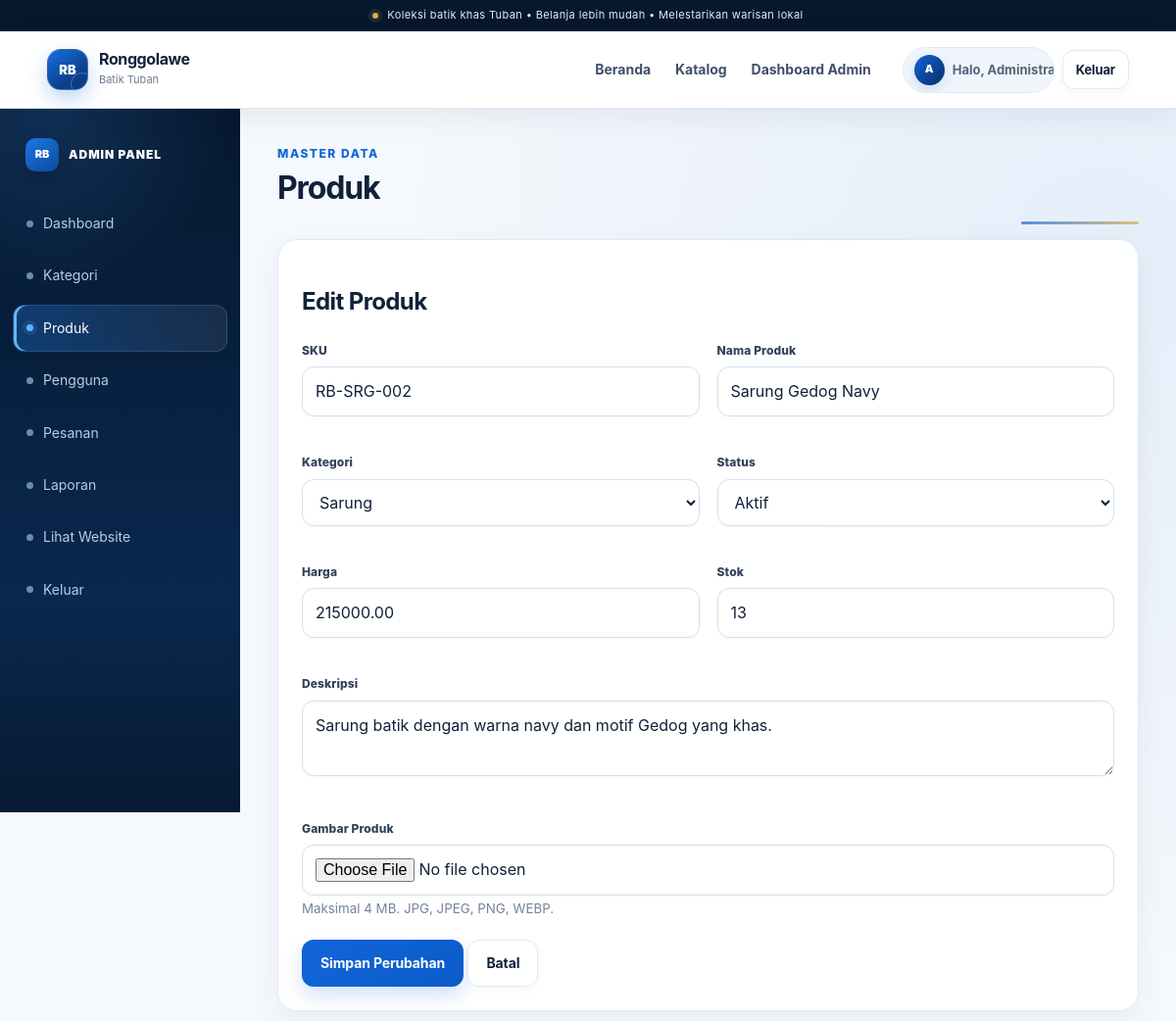
Before: /admin/produk.php?edit=22 (signed in, upper part) with the older database file.
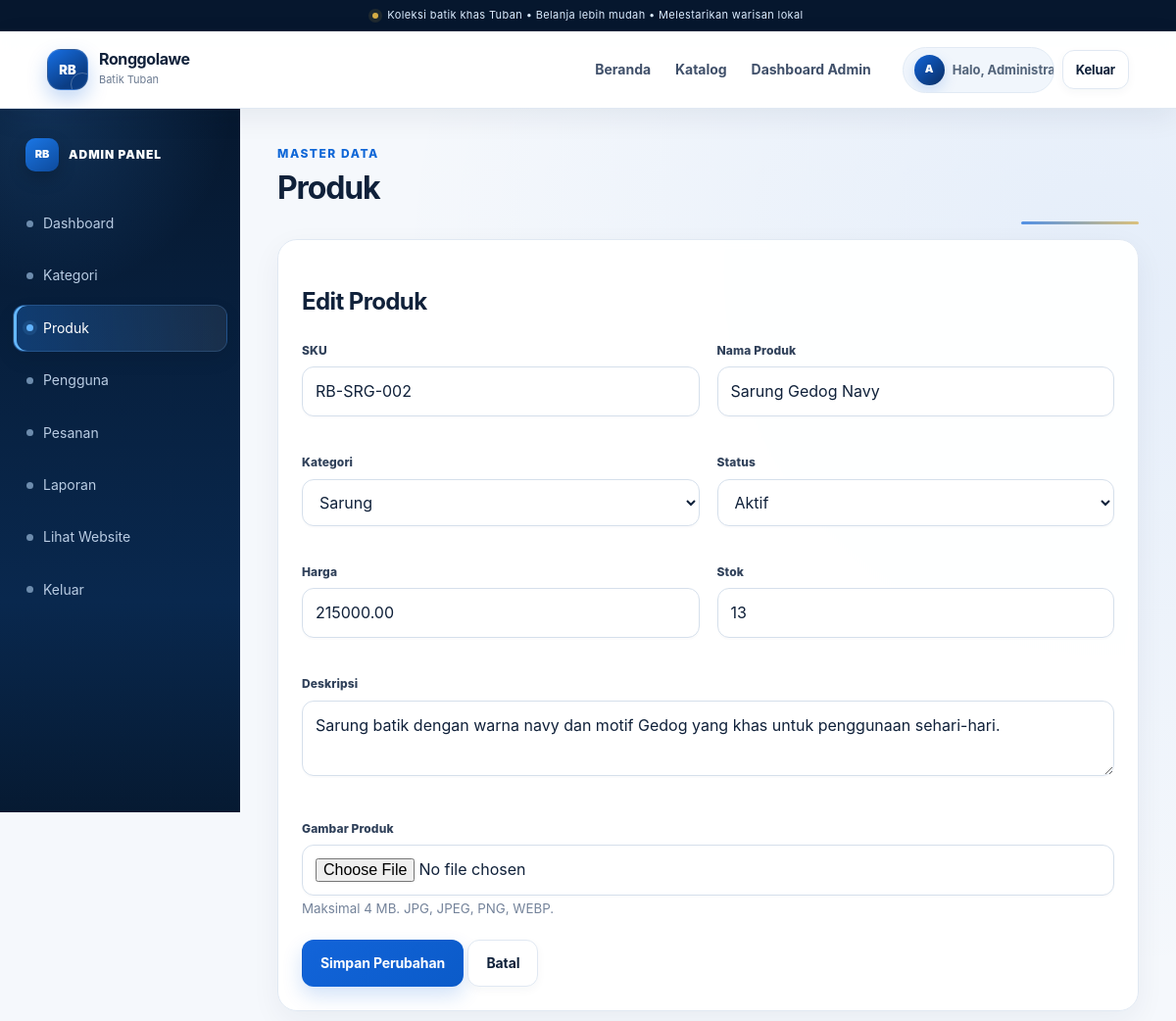
After: the same page with the newer database file.
### tables this page shows
CREATE TABLE IF NOT EXISTS products (
    id INT UNSIGNED AUTO_INCREMENT PRIMARY KEY,
    category_id INT UNSIGNED NOT NULL,
    sku VARCHAR(50) NOT NULL UNIQUE,
    nama_produk VARCHAR(150) NOT NULL,
    slug VARCHAR(180) NOT NULL UNIQUE,
    deskripsi TEXT,
    harga DECIMAL(12,2) NOT NULL DEFAULT 0.00,
    stok INT UNSIGNED NOT NULL DEFAULT 0,
    gambar VARCHAR(255),
    status ENUM('aktif','nonaktif') NOT NULL DEFAULT 'aktif',
    created_at TIMESTAMP NOT NULL DEFAULT CURRENT_TIMESTAMP,
    updated_at TIMESTAMP NOT NULL DEFAULT CURRENT_TIMESTAMP ON UPDATE CURRENT_TIMESTAMP,
    INDEX idx_products_category (category_id), INDEX idx_products_status (status), INDEX idx_products_nama (nama_produk),
    CONSTRAINT fk_products_category FOREIGN KEY (category_id) REFERENCES categories(id) ON UPDATE CASCADE ON DELETE RESTRICT
);

CREATE TABLE IF NOT EXISTS categories (
    id INT UNSIGNED AUTO_INCREMENT PRIMARY KEY,
    nama_kategori VARCHAR(100) NOT NULL UNIQUE,
    deskripsi VARCHAR(255),
    status ENUM('aktif','nonaktif') NOT NULL DEFAULT 'aktif',
    created_at TIMESTAMP NOT NULL DEFAULT CURRENT_TIMESTAMP,
    updated_at TIMESTAMP NOT NULL DEFAULT CURRENT_TIMESTAMP ON UPDATE CURRENT_TIMESTAMP,
    INDEX idx_categories_status (status)
);

### includes/functions.php (called while the page is built, shortened)
<?php
function e($value)
{
    return htmlspecialchars((string)$value, ENT_QUOTES, 'UTF-8');
}
?>

### admin/produk.php (the view, shortened to what this page needs)
<?php
require_once "../config/database.php";
require_once "../includes/functions.php";
$edit = null;
if (isset($_GET['edit'])) {
    $id = (int)$_GET['edit'];
    $stmt = mysqli_prepare($conn, "SELECT * FROM products WHERE id=? LIMIT 1");
    mysqli_stmt_bind_param($stmt, "i", $id);
    mysqli_stmt_execute($stmt);
    $edit = mysqli_fetch_assoc(mysqli_stmt_get_result($stmt));
}
$categories = mysqli_query($conn, "SELECT id,nama_kategori FROM categories WHERE status='aktif' ORDER BY nama_kategori");
include "../includes/header.php";
?>
<div class="admin-layout">
    <aside class="sidebar">
        <div class="sidebar-title">ADMIN PANEL</div>
        <a href="index.php">Dashboard</a>
        <a href="kategori.php">Kategori</a>
        <a class="active" href="produk.php">Produk</a>
        <a href="pengguna.php">Pengguna</a>
        <a href="pesanan.php">Pesanan</a>
        <a href="laporan.php">Laporan</a>
        <a href="../index.php">Lihat Website</a>
        <a href="../logout.php">Keluar</a>
    </aside>
    <section class="admin-main">
        <div class="admin-head"><div><div class="kicker">MASTER DATA</div><h1>Produk</h1></div></div>
        <div class="admin-card">
            <h2><?= $edit ? 'Edit Produk' : 'Tambah Produk'; ?></h2>
            <form method="POST" enctype="multipart/form-data">
                <div class="form-grid">
                    <div class="form-group">
                        <label>SKU</label>
                        <input type="text" name="sku" value="<?= e($edit['sku'] ?? ''); ?>" placeholder="RB-GDG-001" required>
                    </div>
                    <div class="form-group">
                        <label>Nama Produk</label>
                        <input type="text" name="nama_produk" value="<?= e($edit['nama_produk'] ?? ''); ?>" required>
                    </div>
                    <div class="form-group">
                        <label>Kategori</label>
                        <select name="category_id" required>
                            <?php while ($cat = mysqli_fetch_assoc($categories)): ?>
                                <option value="<?= (int)$cat['id']; ?>" <?= isset($edit['category_id']) && (int)$edit['category_id']===(int)$cat['id']?'selected':''; ?>>
                                    <?= e($cat['nama_kategori']); ?>
                                </option>
                            <?php endwhile; ?>
                        </select>
                    </div>
                    <div class="form-group">
                        <label>Status</label>
                        <select name="status" <?= !$edit?'disabled':''; ?>>
                            <option value="aktif" <?= ($edit['status'] ?? '')==='aktif'?'selected':''; ?>>Aktif</option>
                        </select>
                    </div>
                    <div class="form-group">
                        <label>Harga</label>
                        <input type="number" name="harga" min="0" step="0.01" value="<?= e($edit['harga'] ?? '0'); ?>" required>
                    </div>
                    <div class="form-group">
                        <label>Stok</label>
                        <input type="number" name="stok" min="0" value="<?= e($edit['stok'] ?? '0'); ?>" required>
                    </div>
                    <div class="form-group full">
                        <label>Deskripsi</label>
                        <textarea name="deskripsi"><?= e($edit['deskripsi'] ?? ''); ?></textarea>
                    </div>
                    <div class="form-group full">
                        <label>Gambar Produk</label>
                        <input type="file" name="gambar" accept=".jpg,.jpeg,.png,.webp">
                        <small class="text-muted">Maksimal 4 MB. JPG, JPEG, PNG, WEBP.</small>
                    </div>
                </div>
                <button class="btn btn-primary" type="submit" name="<?= $edit?'edit':'tambah'; ?>">
                    <?= $edit?'Simpan Perubahan':'Tambah Produk'; ?>
                </button>
                <?php if ($edit): ?><a class="btn btn-outline" href="produk.php">Batal</a><?php endif; ?>
            </form>
        </div>
    </section>
</div>
<?php include "../includes/footer.php"; ?>

Changed rows visible on the page:
changed products "RB-SRG-002": deskripsi "Sarung batik dengan warna navy dan motif Gedog yang khas." → "Sarung batik dengan warna navy dan motif Gedog yang khas untuk penggunaan sehari-hari."
